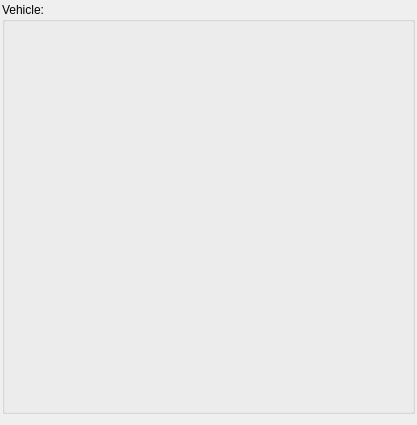
<?xml version="1.0" encoding="UTF-8"?>
<ui version="4.0">
 <class>VehiclePreviewView</class>
 <widget class="QWidget" name="VehiclePreviewView">
  <property name="geometry">
   <rect>
    <x>0</x>
    <y>0</y>
    <width>417</width>
    <height>425</height>
   </rect>
  </property>
  <property name="windowTitle">
   <string>Form</string>
  </property>
  <layout class="QVBoxLayout" name="vertLayCamPreview">
   <property name="leftMargin">
    <number>2</number>
   </property>
   <property name="topMargin">
    <number>2</number>
   </property>
   <property name="rightMargin">
    <number>2</number>
   </property>
   <item>
    <widget class="QGroupBox" name="groupBox">
     <property name="title">
      <string>Vehicle:</string>
     </property>
     <layout class="QVBoxLayout" name="verticalLayout_3">
      <property name="leftMargin">
       <number>2</number>
      </property>
      <property name="topMargin">
       <number>2</number>
      </property>
      <property name="rightMargin">
       <number>2</number>
      </property>
      <property name="bottomMargin">
       <number>2</number>
      </property>
      <item>
       <layout class="QVBoxLayout" name="verticalLayout">
        <item>
         <widget class="QLabel" name="lbTextDetails">
          <property name="minimumSize">
           <size>
            <width>0</width>
            <height>40</height>
           </size>
          </property>
          <property name="maximumSize">
           <size>
            <width>16777215</width>
            <height>40</height>
           </size>
          </property>
          <property name="text">
           <string/>
          </property>
         </widget>
        </item>
        <item>
         <widget class="QLabel" name="lbCameraPreview">
          <property name="minimumSize">
           <size>
            <width>0</width>
            <height>200</height>
           </size>
          </property>
          <property name="text">
           <string/>
          </property>
         </widget>
        </item>
       </layout>
      </item>
     </layout>
    </widget>
   </item>
  </layout>
 </widget>
 <resources/>
 <connections/>
</ui>
